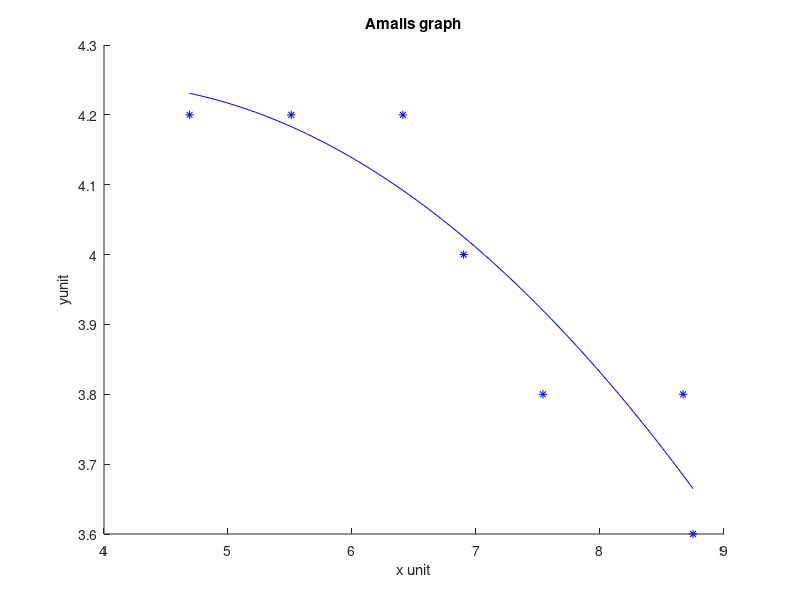

The MATLAB source for this figure:
%acutal values
x=[8.75,8.67,7.54,6.90,6.41,5.51,4.69];
y=[3.6     3.8    3.8    4.0    4.2    4.2    4.2    ]

cur=polyfit(x,y,2); %This is to say it is a quadratic polynomial
xxx=linspace(x(1),x(length(x))); 
yyy=polyval(cur,xxx);

figure;
hold on;
plot(x,y,'*b ');
plot( xxx ,yyy,' b-');
title('Amalis graph');
xlabel('x unit');
ylabel('yunit');